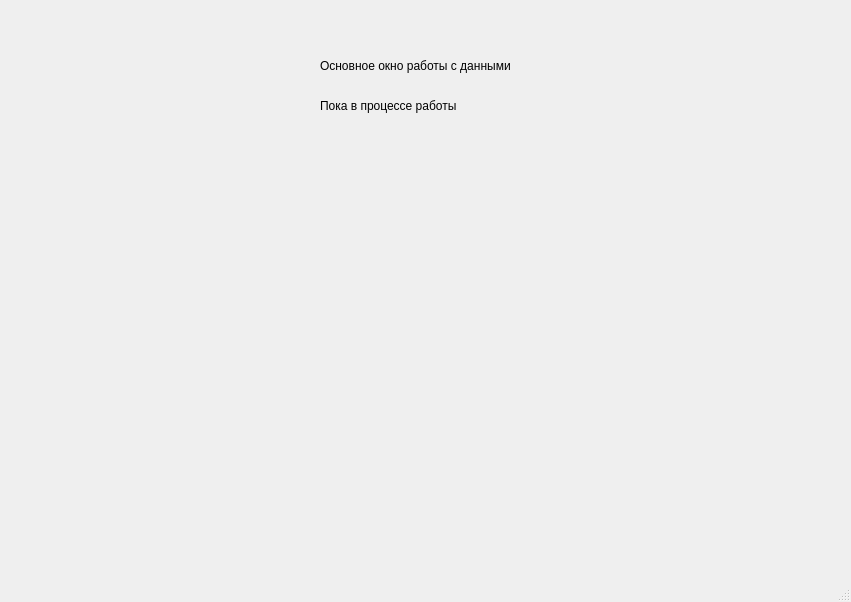
<?xml version="1.0" encoding="UTF-8"?>
<ui version="4.0">
 <class>WorkspaceWindow</class>
 <widget class="QMainWindow" name="WorkspaceWindow">
  <property name="geometry">
   <rect>
    <x>0</x>
    <y>0</y>
    <width>851</width>
    <height>602</height>
   </rect>
  </property>
  <property name="windowTitle">
   <string>MainWindow</string>
  </property>
  <widget class="QWidget" name="centralwidget">
   <widget class="QLabel" name="label">
    <property name="geometry">
     <rect>
      <x>320</x>
      <y>50</y>
      <width>211</width>
      <height>31</height>
     </rect>
    </property>
    <property name="text">
     <string>Основное окно работы с данными</string>
    </property>
   </widget>
   <widget class="QLabel" name="label_2">
    <property name="geometry">
     <rect>
      <x>320</x>
      <y>90</y>
      <width>211</width>
      <height>31</height>
     </rect>
    </property>
    <property name="text">
     <string>Пока в процессе работы</string>
    </property>
   </widget>
  </widget>
  <widget class="QMenuBar" name="menubar">
   <property name="geometry">
    <rect>
     <x>0</x>
     <y>0</y>
     <width>851</width>
     <height>26</height>
    </rect>
   </property>
  </widget>
  <widget class="QStatusBar" name="statusbar"/>
 </widget>
 <resources/>
 <connections/>
</ui>
